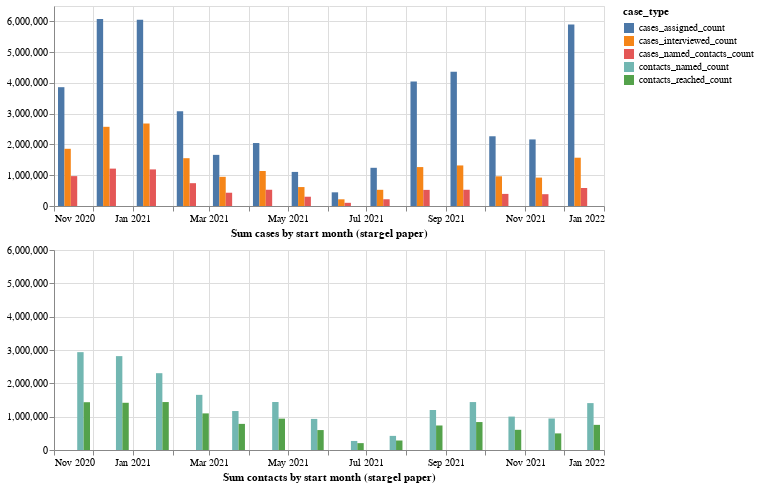

The cell this chart's notebook holds for it:
### Code cell
# The number of cases reported in the stargel paper.
# The number of cases interviewed (also stargel)
long_df = df_stargel.melt(
    id_vars=['pm_start_date'],
    value_vars=['cases_assigned_count', 'cases_interviewed_count','cases_named_contacts_count'],
    var_name='case_type',
    value_name='count'
)
cases = alt.Chart(long_df).mark_bar().encode(
    alt.X('yearmonth(pm_start_date):T', title='Sum cases by start month (stargel paper)'),
    alt.Y('sum(count):Q', title=None),
    alt.Color('case_type:N'),
    xOffset='case_type:N'
).properties(
    width=550,
    height=200
)

long_df1 = df_stargel.melt(
    id_vars=['pm_start_date'],
    value_vars=['contacts_named_count', 'contacts_reached_count'],
    var_name='case_type',
    value_name='count'
)
# The number of contacts reported in the stargel paper.
# The number of contacts reached (also stargel)


contacts = alt.Chart(long_df1).mark_bar().encode(
    alt.X('yearmonth(pm_start_date):T', title='Sum contacts by start month (stargel paper)'),
    alt.Y('sum(count):Q', title=None, scale=alt.Scale(domain=[0,6000000])),
    alt.Color('case_type:N'),
    xOffset='case_type:N'
).properties(
    width=550,
    height=200
)
alt.vconcat(cases, contacts).properties(spacing=5)

### Figure 1 — Vega-Lite specification as saved in the notebook (floating-point values rounded to 4 significant figures)
{"config": {"view": {"continuousWidth": 300, "continuousHeight": 300}}, "vconcat": [{"data": {"name": "data-3dd74315be743f06d7908eccbaf281fe"}, "mark": {"type": "bar"}, "encoding": {"color": {"field": "case_type", "type": "nominal"}, "x": {"field": "pm_start_date", "timeUnit": "yearmonth", "title": "Sum cases by start month (stargel paper)", "type": "temporal"}, "xOffset": {"field": "case_type", "type": "nominal"}, "y": {"aggregate": "sum", "field": "count", "title": null, "type": "quantitative"}}, "height": 200, "width": 550}, {"data": {"name": "data-c76b939a1cd6640c17bba769000e3d4c"}, "mark": {"type": "bar"}, "encoding": {"color": {"field": "case_type", "type": "nominal"}, "x": {"field": "pm_start_date", "timeUnit": "yearmonth", "title": "Sum contacts by start month (stargel paper)", "type": "temporal"}, "xOffset": {"field": "case_type", "type": "nominal"}, "y": {"aggregate": "sum", "field": "count", "scale": {"domain": [0, 6000000]}, "title": null, "type": "quantitative"}}, "height": 200, "width": 550}], "spacing": 5, "$schema": "https://vega.github.io/schema/vega-lite/v5.20.1.json", "datasets": {"data-3dd74315be743f06d7908eccbaf281fe": [{"pm_start_date": "2021-01-01", "case_type": "cases_assigned_count", "count": 6051000.0}, {"pm_start_date": "2021-10-01", "case_type": "cases_assigned_count", "count": 2266000.0}, {"pm_start_date": "2020-11-01", "case_type": "cases_assigned_count", "count": 3861000.0}, {"pm_start_date": "2021-11-01", "case_type": "cases_assigned_count", "count": 2164000.0}, {"pm_start_date": "2020-12-01", "case_type": "cases_assigned_count", "count": 6079000.0}, {"pm_start_date": "2021-12-01", "case_type": "cases_assigned_count", "count": 5897000.0}, {"pm_start_date": "2021-02-01", "case_type": "cases_assigned_count", "count": 3079000.0}, {"pm_start_date": "2021-03-01", "case_type": "cases_assigned_count", "count": 1662000.0}, {"pm_start_date": "2021-04-01", "case_type": "cases_assigned_count", "count": 2047000.0}, {"pm_start_date": "2021-05-01", "case_type": "cases_assigned_count", "count": 1108000.0}, {"pm_start_date": "2021-06-01", "case_type": "cases_assigned_count", "count": 444300.0}, {"pm_start_date": "2021-07-01", "case_type": "cases_assigned_count", "count": 1241000.0}, {"pm_start_date": "2021-08-01", "case_type": "cases_assigned_count", "count": 4046000.0}, {"pm_start_date": "2021-09-01", "case_type": "cases_assigned_count", "count": 4364000.0}, {"pm_start_date": "2021-01-01", "case_type": "cases_interviewed_count", "count": 2681000.0}, {"pm_start_date": "2021-10-01", "case_type": "cases_interviewed_count", "count": 964700.0}, {"pm_start_date": "2020-11-01", "case_type": "cases_interviewed_count", "count": 1859000.0}, {"pm_start_date": "2021-11-01", "case_type": "cases_interviewed_count", "count": 922600.0}, {"pm_start_date": "2020-12-01", "case_type": "cases_interviewed_count", "count": 2574000.0}, {"pm_start_date": "2021-12-01", "case_type": "cases_interviewed_count", "count": 1569000.0}, {"pm_start_date": "2021-02-01", "case_type": "cases_interviewed_count", "count": 1554000.0}, {"pm_start_date": "2021-03-01", "case_type": "cases_interviewed_count", "count": 948200.0}, {"pm_start_date": "2021-04-01", "case_type": "cases_interviewed_count", "count": 1138000.0}, {"pm_start_date": "2021-05-01", "case_type": "cases_interviewed_count", "count": 615700.0}, {"pm_start_date": "2021-06-01", "case_type": "cases_interviewed_count", "count": 217500.0}, {"pm_start_date": "2021-07-01", "case_type": "cases_interviewed_count", "count": 526300.0}, {"pm_start_date": "2021-08-01", "case_type": "cases_interviewed_count", "count": 1265000.0}, {"pm_start_date": "2021-09-01", "case_type": "cases_interviewed_count", "count": 1318000.0}, {"pm_start_date": "2021-01-01", "case_type": "cases_named_contacts_count", "count": 1189000.0}, {"pm_start_date": "2021-10-01", "case_type": "cases_named_contacts_count", "count": 393300.0}, {"pm_start_date": "2020-11-01", "case_type": "cases_named_contacts_count", "count": 971400.0}, {"pm_start_date": "2021-11-01", "case_type": "cases_named_contacts_count", "count": 383800.0}, {"pm_start_date": "2020-12-01", "case_type": "cases_named_contacts_count", "count": 1215000.0}, {"pm_start_date": "2021-12-01", "case_type": "cases_named_contacts_count", "count": 585400.0}, {"pm_start_date": "2021-02-01", "case_type": "cases_named_contacts_count", "count": 741600.0}, {"pm_start_date": "2021-03-01", "case_type": "cases_named_contacts_count", "count": 431300.0}, {"pm_start_date": "2021-04-01", "case_type": "cases_named_contacts_count", "count": 528000.0}, {"pm_start_date": "2021-05-01", "case_type": "cases_named_contacts_count", "count": 301500.0}, {"pm_start_date": "2021-06-01", "case_type": "cases_named_contacts_count", "count": 103600.0}, {"pm_start_date": "2021-07-01", "case_type": "cases_named_contacts_count", "count": 219100.0}, {"pm_start_date": "2021-08-01", "case_type": "cases_named_contacts_count", "count": 523600.0}, {"pm_start_date": "2021-09-01", "case_type": "cases_named_contacts_count", "count": 527800.0}], "data-c76b939a1cd6640c17bba769000e3d4c": [{"pm_start_date": "2021-01-01", "case_type": "contacts_named_count", "count": 2304000.0}, {"pm_start_date": "2021-10-01", "case_type": "contacts_named_count", "count": 1002000.0}, {"pm_start_date": "2020-11-01", "case_type": "contacts_named_count", "count": 2935000.0}, {"pm_start_date": "2021-11-01", "case_type": "contacts_named_count", "count": 944900.0}, {"pm_start_date": "2020-12-01", "case_type": "contacts_named_count", "count": 2816000.0}, {"pm_start_date": "2021-12-01", "case_type": "contacts_named_count", "count": 1407000.0}, {"pm_start_date": "2021-02-01", "case_type": "contacts_named_count", "count": 1654000.0}, {"pm_start_date": "2021-03-01", "case_type": "contacts_named_count", "count": 1169000.0}, {"pm_start_date": "2021-04-01", "case_type": "contacts_named_count", "count": 1439000.0}, {"pm_start_date": "2021-05-01", "case_type": "contacts_named_count", "count": 932600.0}, {"pm_start_date": "2021-06-01", "case_type": "contacts_named_count", "count": 271600.0}, {"pm_start_date": "2021-07-01", "case_type": "contacts_named_count", "count": 423400.0}, {"pm_start_date": "2021-08-01", "case_type": "contacts_named_count", "count": 1201000.0}, {"pm_start_date": "2021-09-01", "case_type": "contacts_named_count", "count": 1438000.0}, {"pm_start_date": "2021-01-01", "case_type": "contacts_reached_count", "count": 1438000.0}, {"pm_start_date": "2021-10-01", "case_type": "contacts_reached_count", "count": 605600.0}, {"pm_start_date": "2020-11-01", "case_type": "contacts_reached_count", "count": 1434000.0}, {"pm_start_date": "2021-11-01", "case_type": "contacts_reached_count", "count": 498200.0}, {"pm_start_date": "2020-12-01", "case_type": "contacts_reached_count", "count": 1417000.0}, {"pm_start_date": "2021-12-01", "case_type": "contacts_reached_count", "count": 754300.0}, {"pm_start_date": "2021-02-01", "case_type": "contacts_reached_count", "count": 1098000.0}, {"pm_start_date": "2021-03-01", "case_type": "contacts_reached_count", "count": 783600.0}, {"pm_start_date": "2021-04-01", "case_type": "contacts_reached_count", "count": 940900.0}, {"pm_start_date": "2021-05-01", "case_type": "contacts_reached_count", "count": 597900.0}, {"pm_start_date": "2021-06-01", "case_type": "contacts_reached_count", "count": 206200.0}, {"pm_start_date": "2021-07-01", "case_type": "contacts_reached_count", "count": 285000.0}, {"pm_start_date": "2021-08-01", "case_type": "contacts_reached_count", "count": 735400.0}, {"pm_start_date": "2021-09-01", "case_type": "contacts_reached_count", "count": 838400.0}]}}
